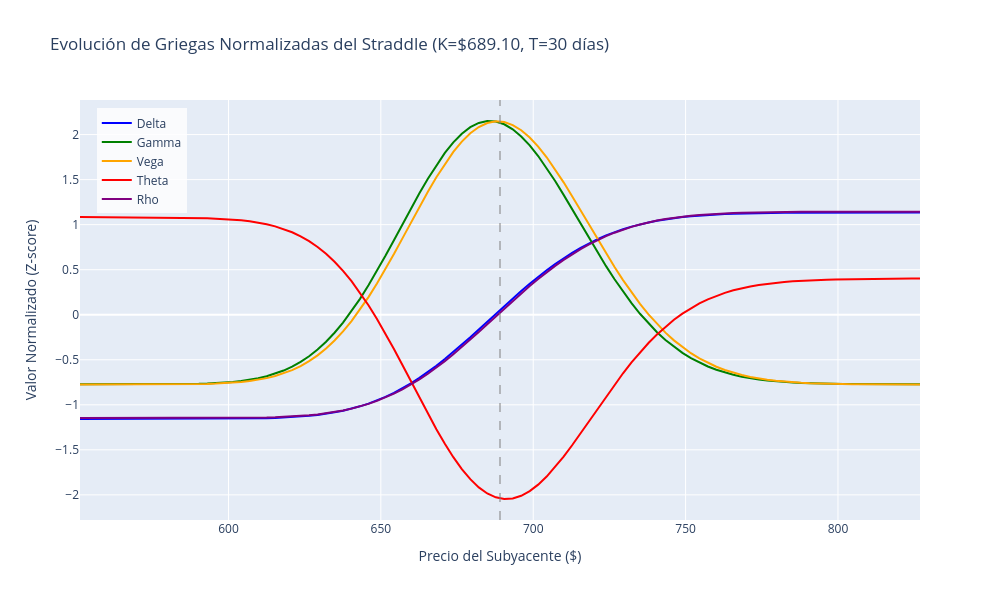

The cell this chart's notebook holds for it:
### Code cell
# Versión con todas las griegas en un mismo gráfico (normalizadas)
from sklearn.preprocessing import StandardScaler

# Normalizar las griegas para visualización en el mismo gráfico
scaler = StandardScaler()
greeks_matrix = np.column_stack([deltas, gammas, vegas, thetas, rhos])
greeks_normalized = scaler.fit_transform(greeks_matrix)

fig_combined = go.Figure()

# Agregar cada griega normalizada
fig_combined.add_trace(
    go.Scatter(x=spot_prices, y=greeks_normalized[:, 0], 
               name='Delta', line=dict(color='blue', width=2))
)
fig_combined.add_trace(
    go.Scatter(x=spot_prices, y=greeks_normalized[:, 1], 
               name='Gamma', line=dict(color='green', width=2))
)
fig_combined.add_trace(
    go.Scatter(x=spot_prices, y=greeks_normalized[:, 2], 
               name='Vega', line=dict(color='orange', width=2))
)
fig_combined.add_trace(
    go.Scatter(x=spot_prices, y=greeks_normalized[:, 3], 
               name='Theta', line=dict(color='red', width=2))
)
fig_combined.add_trace(
    go.Scatter(x=spot_prices, y=greeks_normalized[:, 4], 
               name='Rho', line=dict(color='purple', width=2))
)

# Línea vertical en el strike
fig_combined.add_vline(x=K, line_dash="dash", line_color="gray", opacity=0.5)

fig_combined.update_layout(
    title=f'Evolución de Griegas Normalizadas del Straddle (K=${K:.2f}, T={T*365:.0f} días)',
    xaxis_title='Precio del Subyacente ($)',
    yaxis_title='Valor Normalizado (Z-score)',
    hovermode='x unified',
    height=600,
    width=1000,
    legend=dict(x=0.02, y=0.98, bgcolor='rgba(255,255,255,0.8)')
)

fig_combined.show()
